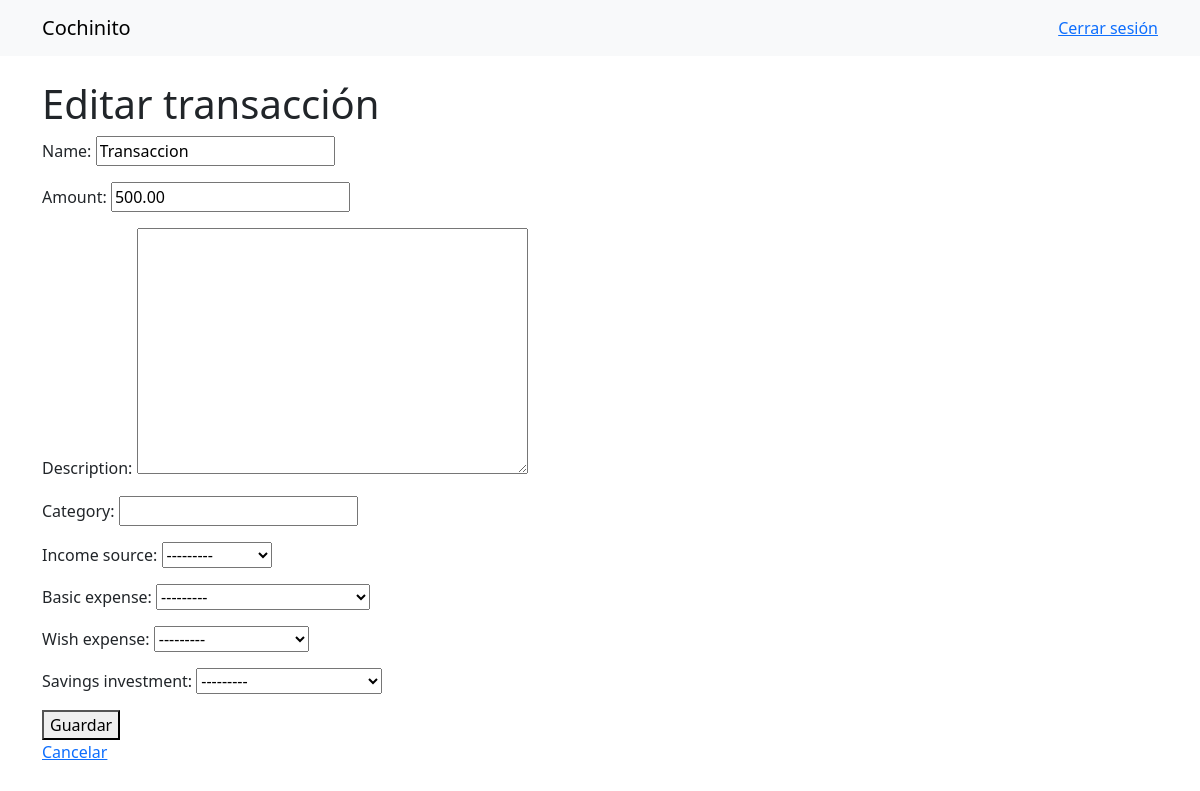
/transactions/update/1/ (signed in), run on an earlier commit of the app's database.
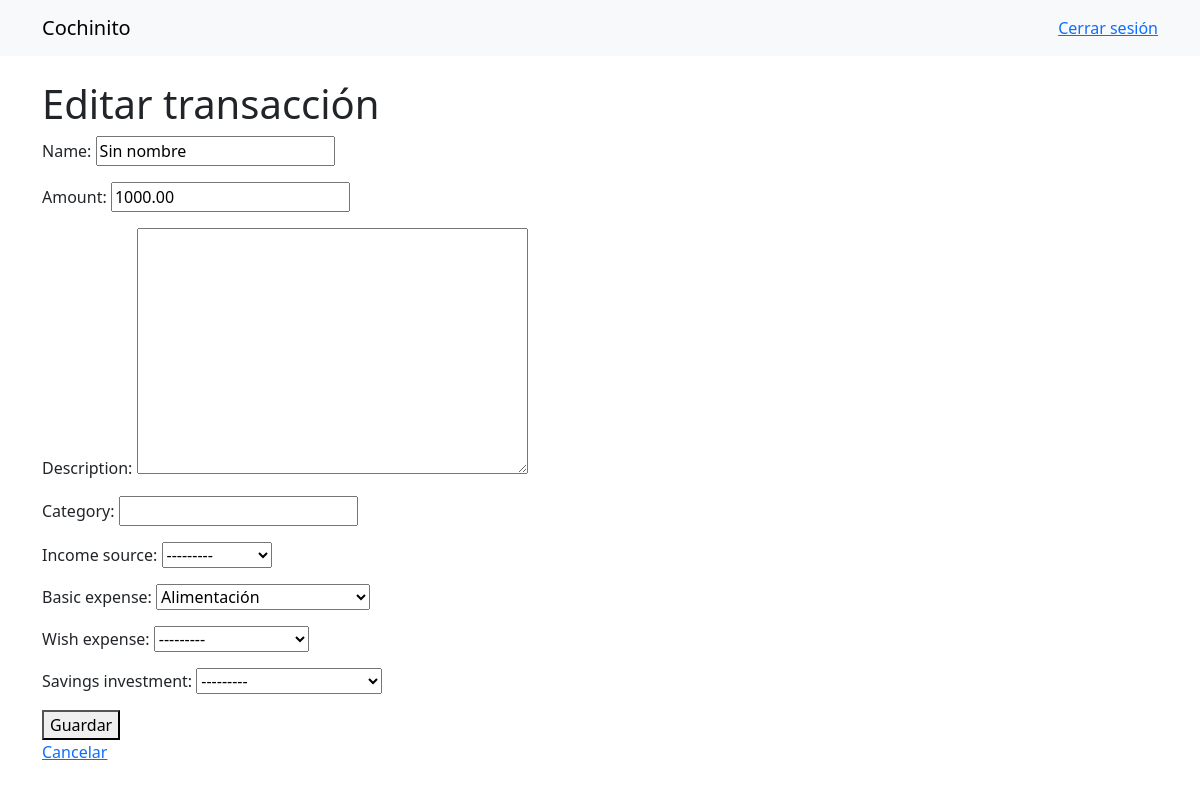
And on a later commit of the database.
### finance/models.py (models this page shows, shortened)
class Transaction(models.Model):
    TRANSACTION_TYPES = (
        ('income', 'Ingreso'),
        ('expense', 'Gasto'),
    )
    user = models.ForeignKey(User, on_delete=models.CASCADE)
    budget = models.ForeignKey(Budget, on_delete=models.CASCADE)
    name = models.CharField(max_length=255, default="Sin nombre")
    amount = models.DecimalField(max_digits=10, decimal_places=2)
    transaction_type = models.CharField(max_length=10, choices=TRANSACTION_TYPES)
    description = models.TextField(blank=True, null=True)
    category = models.CharField(max_length=100, blank=True, null=True)
    income_source = models.ForeignKey('IncomeSource', on_delete=models.SET_NULL, null=True, blank=True)
    basic_expense = models.ForeignKey('BasicExpense', on_delete=models.SET_NULL, null=True, blank=True)
    wish_expense = models.ForeignKey('WishExpense', on_delete=models.SET_NULL, null=True, blank=True)
    savings_investment = models.ForeignKey('SavingsInvestment', on_delete=models.SET_NULL, null=True, blank=True)
    created_at = models.DateTimeField(auto_now_add=True)

class IncomeSource(models.Model):
    user = models.ForeignKey(User, on_delete=models.CASCADE, null=True, blank=True)
    name = models.CharField(max_length=100)
    def __str__(self):
        return self.name

### finance/views.py (the view)
# urls.py: path('transactions/update/<int:pk>/', TransactionUpdateView.as_view(), name='update_transaction'),
class TransactionUpdateView(UpdateView):
    model = Transaction
    form_class = TransactionForm
    template_name = 'finance/transactions/transaction_form.html'
    context_object_name = 'transactions'
    success_url = reverse_lazy('transaction_list')
    def get_form_kwargs(self):
        kwargs = super().get_form_kwargs()
        kwargs['user'] = self.request.user
        return kwargs
    def get_queryset(self):
        return Transaction.objects.filter(user=self.request.user)

### finance/forms.py
class TransactionForm(forms.ModelForm):
    class Meta:
        model = Transaction
        fields = ['name', 'amount', 'description', 'category', 'income_source', 'basic_expense', 'wish_expense', 'savings_investment']
    def __init__(self, *args, **kwargs):
        self.transaction_type = kwargs.pop('transaction_type', None)
        user = kwargs.pop('user', None)
        super().__init__(*args, **kwargs)
        if self.transaction_type == 'income':
            self.fields['income_source'].queryset = IncomeSource.objects.filter(user__isnull=True)
            self.fields['basic_expense'].widget = forms.HiddenInput()
            self.fields['wish_expense'].widget = forms.HiddenInput()
            self.fields['savings_investment'].widget = forms.HiddenInput()
        elif self.transaction_type == 'expense':
            self.fields['basic_expense'].queryset = BasicExpense.objects.filter(user__isnull=True)
            self.fields['wish_expense'].queryset = WishExpense.objects.filter(user__isnull=True)
            self.fields['income_source'].widget = forms.HiddenInput()
            self.fields['savings_investment'].widget = forms.HiddenInput()

### finance/models.py (called while the page is built)
    def __str__(self):
        return self.name

    def __str__(self):
        return self.name

    def __str__(self):
        return self.name

### finance/templates/finance/transactions/transaction_form.html (shortened to what this page needs)
{% extends 'finance/base.html' %}
{% block content %}
<h1>{% if form.instance.pk %}Editar{% else %}Agregar{% endif %} transacción</h1>
<form method="post">
    {{ form.as_p }}
    <button type="submit">Guardar</button>
</form>
<a href="{% url 'transaction_list' %}">Cancelar</a>
{% endblock %}

### finance/templates/finance/base.html (shortened to what this page needs)
<!DOCTYPE html>
<html lang="es">
<head>
    <link href="https://cdn.jsdelivr.net/npm/bootstrap@5.3.0/dist/css/bootstrap.min.css" rel="stylesheet">
</head>
<body>
    <nav class="navbar navbar-expand-lg navbar-light bg-light">
        <div class="container">
            <a class="navbar-brand" href="{% url 'home' %}">Cochinito</a>
            <a href="{% url 'logout' %}">Cerrar sesión</a>
        </div>
    </nav>
    <div class="container mt-4">
        {% block content %}
        {% endblock %}
    </div>
</body>
</html>

What changed in the data, as far as the page shows it:
changed Transaction: name "Transaccion" → "Sin nombre"; amount "500.00" → "1000.00"; basic_expense "---------" → "Alimentación"
